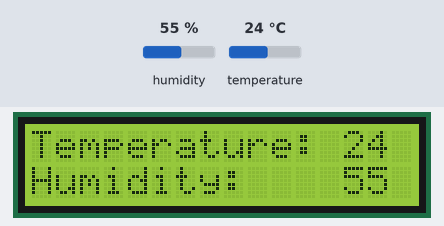
Recording of a program running on a simulated ESP32 board running MicroPython. On the bench: 16×2 character LCD. Inputs (shaded band) come from the test bench; at power-on: humidity 55 %, temperature 24 °C. Library files of the repository ran but are not shown: I2C_LCD.py; what the program prints to the serial console is not drawn.

Above: at 1.2 s.
1.3 s: humidity set to 22 %
At 3.0 s:
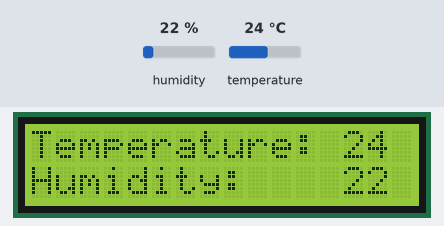
4.0 s: temperature set to 12 °C
At 4.6 s:
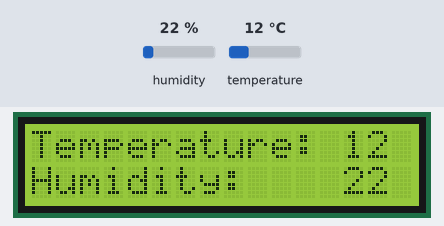
6.7 s: humidity set to 40 %
At 9.0 s:
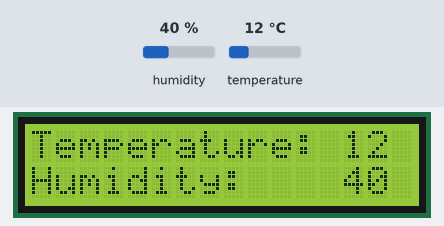
9.7 s: temperature set to 19 °C
At 10.6 s:
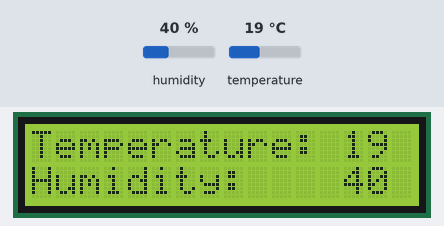
Timing chart, 0 to 12.7 s (numbered marks = the images above; inputs shaded):
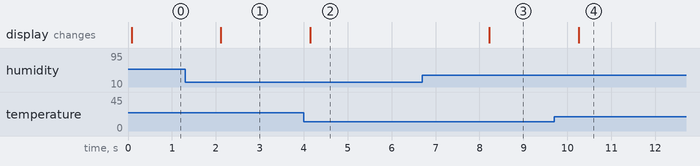

Measured:
- after the input at 1.3 s, the display: changes after 0.82 s (image 1)
- after the input at 4.0 s, the display: changes after 0.15 s (image 2)
- after the input at 6.7 s, the display: changes after 1.5 s (image 3)
- after the input at 9.7 s, the display: changes after 0.56 s (image 4)

The program:

Hygrothermograph.py
```python
from time import sleep_ms
from machine import I2C, Pin
from I2C_LCD import I2cLcd
import dht

DHT = dht.DHT11(Pin(21))

i2c = I2C(scl=Pin(13), sda=Pin(14), freq=400000)
devices = i2c.scan()
if len(devices) == 0:
    print("No i2c device !")
else:
    for device in devices:
        print("I2C addr: "+hex(device))
        lcd = I2cLcd(i2c, device, 2, 16)

try:
    while True:
        DHT.measure()
        lcd.move_to(0, 0)
        lcd.putstr("Temperature: ")
        lcd.putstr(str(DHT.temperature()))
        lcd.move_to(0, 1)
        lcd.putstr("Humidity:    ")
        lcd.putstr(str(DHT.humidity()))
        sleep_ms(2000)
except:
    pass
```
